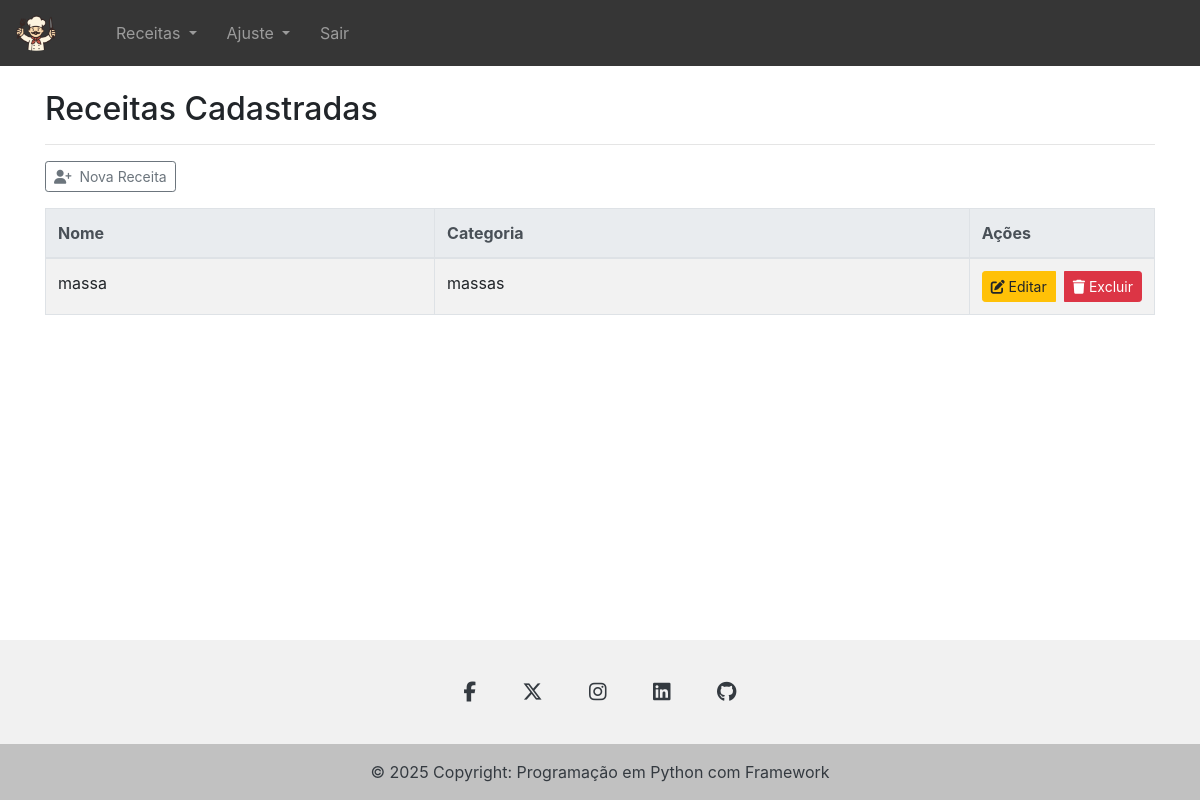
The app's page /listreceita (signed in), older data.
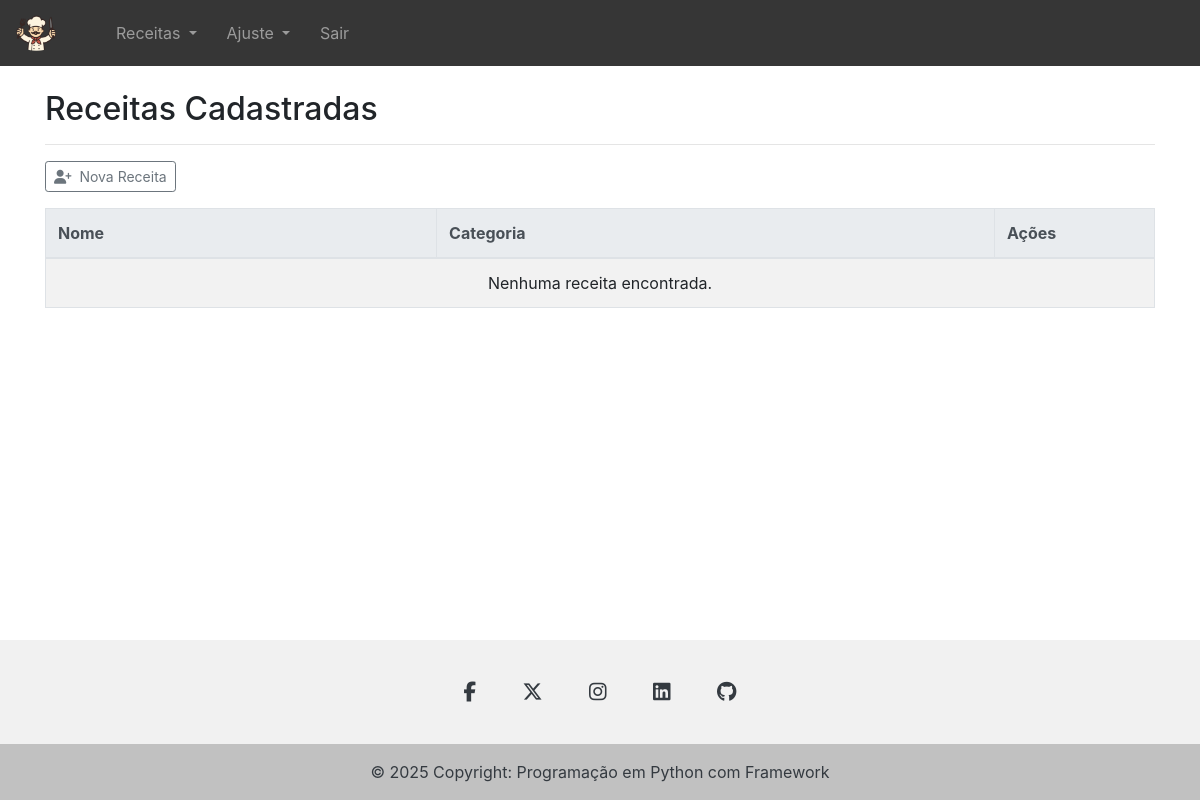
The same page, newer data.
### tables this page shows
CREATE TABLE receitas (
            id INTEGER PRIMARY KEY AUTOINCREMENT,
            nome_receita TEXT NOT NULL,
            ingredientes TEXT NOT NULL,
            modo_preparo TEXT NOT NULL,
            categoria TEXT NOT NULL
        );

### app.py (the view)
@app.route('/listreceita', methods=['GET', 'POST'])
@login_requerido
def listreceita():
    service = ReceitaService()
    try:
        receitas = service.listar_receitas()
    except:
        receitas = []
    return render_template('list_receita.html', receitas = receitas)

### app.py (called while the page is built)
def login_requerido(f):
    @wraps(f)
    def decorated_function(*args, **kwargs):
        if 'usuario' not in session:
            flash("Você precisa estar logado para acessar esta página.", "error")
            return redirect(url_for('login'))
        return f(*args, **kwargs)
    return decorated_function

@app.context_processor
def inject_social_links():
    social_links = {}
    service = ContatoService()
    contato = service.obter_contato()
    if contato:
        social_links = {
            "facebook" : contato.facebook or "",
            "rede_x" : contato.rede_x or "",
            "instagram" : contato.instagram or "",
            "linkedin" : contato.linkedin or "",
            "github" : contato.github or ""
        }
    return {"social_links": social_links}

### core/contato/contato_repository.py (called while the page is built)
    def _criar_tabela(self):
        query = '''
        CREATE TABLE IF NOT EXISTS contatos (
            id INTEGER PRIMARY KEY,
            facebook TEXT,
            rede_x TEXT,
            instagram TEXT,
            linkedin TEXT,
            github TEXT
        )
        '''
        self.conn.execute(query)
        self.conn.commit()

### templates/list_receita.html (shortened to what this page needs)
{% extends "base.html" %}
{% block content %}
<h2>Receitas Cadastradas</h2>
<hr>
<div class="btn-group mb-3" role="group">
    <button type="button" class="btn btn-outline-secondary btn-sm"
        onclick="window.location.href='{{ url_for('receita') }}'">
        <i class="fa-solid fa-user-plus"></i>&nbsp;&nbsp;Nova Receita
    </button>
</div>
<table class="table table-bordered table-striped">
    <thead class="thead-light">
        <tr>
            <th>Nome</th>
            <th>Categoria</th>
            <th style="width: 160px;">Ações</th>
        </tr>
    </thead>
    <tbody>
        {% for receita in receitas %}
        <tr>
            <td>{{ receita.nome_receita }}</td>
            <td>{{ receita.categoria }}</td>
            <td>
                <div class="btn-group btn-group-sm" role="group">
                    <a href="{{ url_for('editar_receita', id=receita.id) }}" class="btn btn-warning">
                        <i class="fa-solid fa-pen-to-square"></i> Editar
                    </a>
                    <a href="{{ url_for('excluir_receita', id=receita.id) }}" class="ml-2 btn btn-danger"
                        onclick="return confirm('Tem certeza que deseja excluir esta receita?');">
                        <i class="fa-solid fa-trash"></i> Excluir
                    </a>
                </div>
            </td>
        </tr>
        {% else %}
        <tr>
            <td colspan="4" class="text-center">Nenhuma receita encontrada.</td>
        </tr>
        {% endfor %}
    </tbody>
</table>
{% endblock %}

Row changes from the older to the newer data that the page shows:
removed receitas: nome_receita "massa", categoria "massas"
Text that changed along with them:
text now shown: "Nenhuma receita encontrada."
